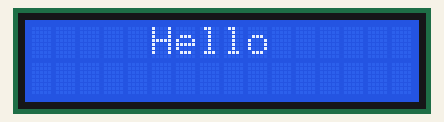
Bench run of a sketch on a simulated Arduino Uno, built with avr-gcc and run on an emulated ATmega328P. Shown: 16×2 character LCD.

Above: at 0.1 s.
At 1.1 s:
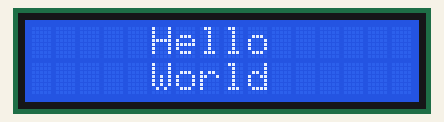
At 4.1 s:
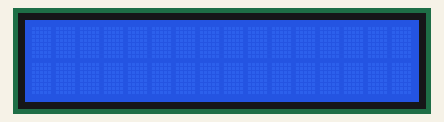

Measured:
- by itself, everything shown: repeats every 7.0 s, in 3 steps
- what the display in image 1 shows lasts 3.0 s, from 1.1 s to 4.1 s

The sketch:

LCD.ino
```cpp
#include <Wire.h>
#include <LiquidCrystal_I2C.h>
LiquidCrystal_I2C lcd(0x27, 16,2);

void setup() {
  lcd.init();
}

void loop() {
  lcd.backlight();
  lcd.setCursor(5,0);
  lcd.print("Hello");
  delay(1000);
  lcd.setCursor(5,1);
  lcd.print("World");
  delay(3000);
  lcd.clear();
  delay(3000);
}
```
